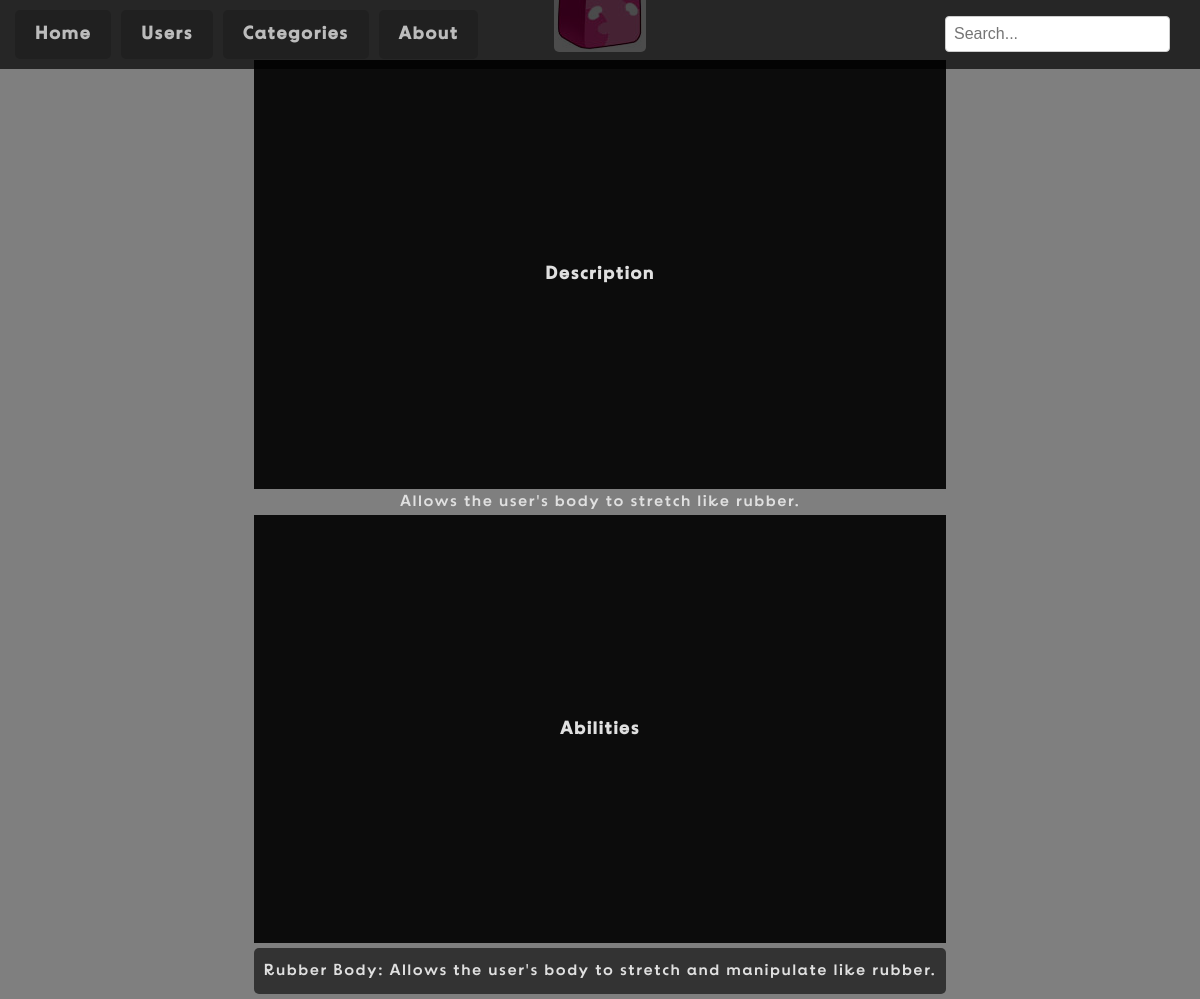
Page /fruit/1 on the committed database.
### tables this page shows
CREATE TABLE DevilFruits (fruit_id INTEGER PRIMARY KEY, name TEXT, category_id INTEGER, description TEXT, image_url TEXT, market_value REAL, demand INTEGER, user_id INTEGER REFERENCES Users (user_id), FOREIGN KEY (category_id) REFERENCES Categories (category_id));

CREATE TABLE DevilFruits_Abilities (
    ability_id INTEGER PRIMARY KEY,
    name TEXT,
    fruit_id INTEGER,
    description TEXT,
    FOREIGN KEY (fruit_id) REFERENCES DevilFruits(fruit_id)
);

### routes.py (the view)
@app.route('/fruit/<int:fruit_id>')
def fruit(fruit_id):
    conn = get_db_connection()
    fruit = conn.execute('SELECT * FROM DevilFruits WHERE fruit_id = ?', (fruit_id,)).fetchone()
    abilities = conn.execute('SELECT * FROM DevilFruits_Abilities WHERE fruit_id = ?', (fruit_id,)).fetchall()
    conn.close()
    return render_template('fruit.html', fruit=fruit, abilities=abilities)

### routes.py (called while the page is built)
def get_db_connection():
    conn = sqlite3.connect('DF_DATABASE.db')  # Replace with your actual local path if different
    conn.row_factory = sqlite3.Row
    return conn

@app.context_processor
def inject_categories():
    conn = get_db_connection()
    excluded_categories = ('Paramecia', 'Logia', 'Zoan')
    categories = conn.execute('SELECT * FROM Categories WHERE name NOT IN (?, ?, ?)', excluded_categories).fetchall()
    conn.close()
    return {'nav_categories': categories}

### templates/fruit.html (shortened to what this page needs)
{% extends 'layout.html' %}
{% block content %}
<img src="{{ url_for('static', filename='images/' + fruit['image_url']) }}" alt="{{ fruit['name'] }}">
<h3>Description</h3>
<p>{{ fruit['description'] }}</p>
<h3>Abilities</h3>
<ul>
  {% for ability in abilities %}
    <li>{{ ability['name'] }}: {{ ability['description'] }}</li>
  {% endfor %}
</ul>
{% endblock %}

### static/style.css (style rules this page uses)
html, body { height: 100%; margin: 0; padding: 0; }
body { font-family: 'BDSupper', sans-serif; letter-spacing: 1.5px; line-height: 1.6; background: linear-gradient(rgba(0, 0, 0, 0.5), rgba(0, 0, 0, 0.5)), url("images/background.jpg") no-repeat center center fixed; background-size: cover; color: #e0e0e0; position: relative; }
img { max-width: 100%; height: auto; border-radius: 5px; }
ul { list-style: none; }
ul li { background: #333333; margin: 5px 0; padding: 10px; border-radius: 5px; }
h3 { padding-left: 300px; padding-right: 300px; font-size: large; padding: 200px; background-color: rgba(0, 0, 0, 0.9); text-align: center; }
* { margin: 0; padding: 0; box-sizing: border-box; }
html, body { width: 100%; height: 100%; }

### rows in the picture
DevilFruits: image_url (picture), description "Allows the user's body to stretch like rubber."
DevilFruits_Abilities: name "Rubber Body", description "Allows the user's body to stretch and manipulate like rubber."
